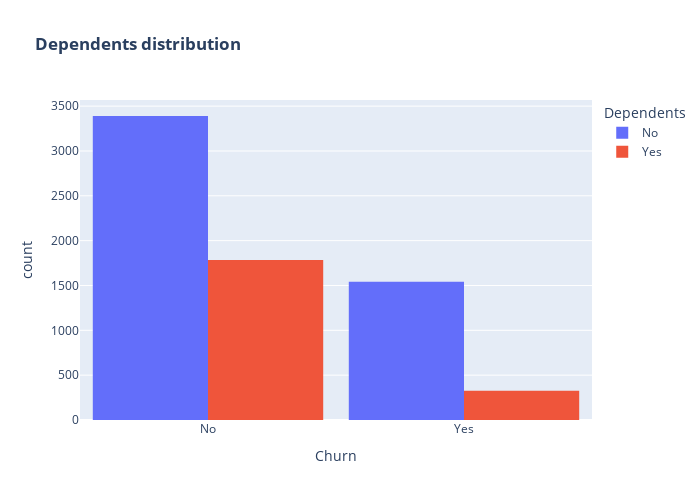

Source (notebook cell):
### Markdown cell above
8. churn vs dependent

### Code cell
fig = px.histogram(df, x="Churn", color="Dependents", barmode="group", title="<b>Dependents distribution</b>")
fig.update_layout(width=700, height=500, bargap=0.1)
fig.show()

### Figure 1 — Plotly figure (JSON) as saved in the notebook; plotly's stock layout.template omitted (floating-point values rounded to 4 significant figures; data arrays with more than 128 entries replaced by an {"elided": "..."} marker saying what was removed)
{"data": [{"alignmentgroup": "True", "bingroup": "x", "hovertemplate": "Dependents=No<br>Churn=%{x}<br>count=%{y}<extra></extra>", "legendgroup": "No", "marker": {"color": "#636efa", "pattern": {"shape": ""}}, "name": "No", "offsetgroup": "No", "orientation": "v", "showlegend": true, "type": "histogram", "x": {"elided": "4933 str values"}, "xaxis": "x", "yaxis": "y"}, {"alignmentgroup": "True", "bingroup": "x", "hovertemplate": "Dependents=Yes<br>Churn=%{x}<br>count=%{y}<extra></extra>", "legendgroup": "Yes", "marker": {"color": "#EF553B", "pattern": {"shape": ""}}, "name": "Yes", "offsetgroup": "Yes", "orientation": "v", "showlegend": true, "type": "histogram", "x": {"elided": "2110 str values"}, "xaxis": "x", "yaxis": "y"}], "layout": {"bargap": 0.1, "barmode": "group", "height": 500, "legend": {"title": {"text": "Dependents"}, "tracegroupgap": 0}, "title": {"text": "<b>Dependents distribution</b>"}, "width": 700, "xaxis": {"anchor": "y", "domain": [0, 1], "title": {"text": "Churn"}}, "yaxis": {"anchor": "x", "domain": [0, 1], "title": {"text": "count"}}}}
